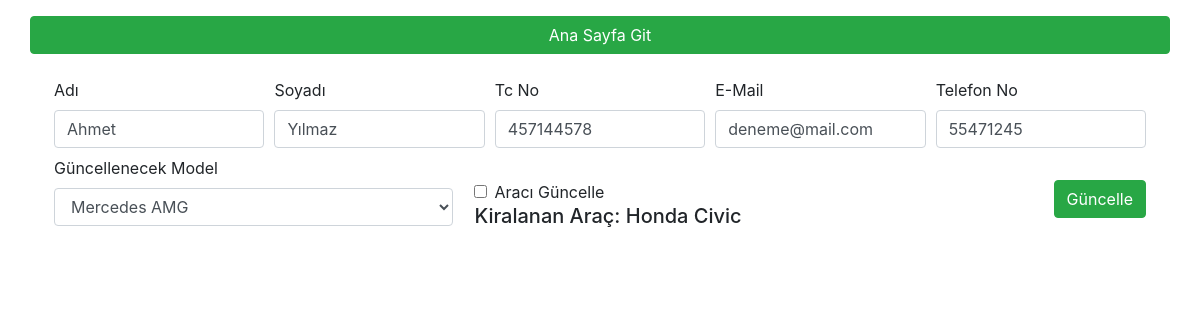
The app's page /php/guncelle_page.php?id=33 with its own data.
### tables this page shows
CREATE TABLE `musteriler` (
  `id` int NOT NULL AUTO_INCREMENT,
  `adi` varchar(140) NOT NULL,
  `soyadi` varchar(140) NOT NULL,
  `tc_no` int NOT NULL,
  `e_mail` varchar(140) NOT NULL,
  `tel_no` int NOT NULL,
  `kiralanan_model` varchar(240) NOT NULL,
  `tarih` timestamp NOT NULL DEFAULT CURRENT_TIMESTAMP,
  PRIMARY KEY (`id`)
);

### php/guncelle_page.php (the view, shortened to what this page needs)
<?php
$servername = "localhost";
$username = "root";
$password = "espn1997";
$dbname = "arac_kirala";
	$baglanti = new mysqli ($servername,$username,$password,$dbname);
?>
<?php
	$bul_araba = "SELECT * FROM arabalar ORDER BY arac_vin DESC";
	$kayit_araba = $baglanti->query($bul_araba);
?>
<?php
	$gelenid = $_GET["id"];
	$bul = "SELECT * FROM musteriler WHERE id = ".$gelenid;
	$kayit = $baglanti->query($bul);
	$sonuc=mysqli_fetch_assoc($kayit)
?>
<!doctype html>
<html lang="tr">
  <head>
    <link rel="stylesheet" href="https://cdn.jsdelivr.net/npm/bootstrap@4.6.1/dist/css/bootstrap.min.css">
	  <link
    rel="stylesheet"
    href="https://cdnjs.cloudflare.com/ajax/libs/animate.css/4.1.1/animate.min.css"
  />
  </head>
  <body>
<div class="container-fluid mt-3">
  <div class="col-md-12 justify-content-center">
	  <a href="index.php" style="text-decoration: none;"><button type="button" class="btn btn-success mt-3 btn-block">Ana Sayfa Git</button></a>
  <div class="row-md-12 d-flex justify-content-center p-3 m-2" id="musteri_kayit">
	  	<form method="post">
		  <div class="form-row">
			<div class="col">
			  <label for="UserName">Adı</label>
			  <input type="text" class="form-control" placeholder="UserName" id="UserName" name="user_name" value="<?php echo $sonuc["adi"]; ?>">
			</div>
			<div class="col">
			  <label for="LastName">Soyadı</label>
			  <input type="text" class="form-control" placeholder="LastName" id="LastName" name="last_name" value="<?php echo $sonuc["soyadi"]; ?>">
			</div>
			<div class="col">
			  <label for="IdentityNo">Tc No</label>
			  <input type="text" class="form-control" placeholder="IdentityNo" id="IdentityNo" name="identitiy_no" value="<?php echo $sonuc["tc_no"]; ?>">
			</div>
			<div class="col">
			  <label for="Email">E-Mail</label>
			  <input type="text" class="form-control" placeholder="Email" id="Email" name="e_mail" value="<?php echo $sonuc["e_mail"]; ?>">
			</div>
			<div class="col">
			  <label for="PhoneNo">Telefon No</label>
			  <input type="text" class="form-control" placeholder="PhoneNo" id="PhoneNo" name="phone_no" value="<?php echo $sonuc["tel_no"]; ?>">
			</div>
		  </div>
		  <div class="form-row mt-2">
			<div class="col">
				<label for="exampleFormControlSelect1">Güncellenecek Model</label>
				<select class="form-control" id="exampleFormControlSelect1" name="marka_model">
				  <?php while($sonucaraba=mysqli_fetch_assoc($kayit_araba)) { ?>
					  <option><?php echo $sonucaraba['arac_adi']."  ".$sonucaraba['model_adi']; ?></option>
				  <?php } ?>
				</select>
		  </div>
			<div class="form-col">
			   <div class="form-check mt-4 ml-3">
				  <input class="form-check-input" type="checkbox" id="check1" name="option1" value="something" >
				  <label class="form-check-label">Aracı Güncelle</label>
				</div>
				<h5 class="ml-3">Kiralanan Araç: <?php echo $sonuc["kiralanan_model"]; ?></h5>
			</div>
			 <div class="col mt-4">
				 <button type="submit" name="guncelle" class="btn btn-success float-right">Güncelle</button>
			 </div>
		</div>
		</form>
  </div>
  </div>
</div>
  </body>
</html>

### records on screen
musteriler: user_name "Ahmet", last_name "Yılmaz", identitiy_no "457144578", e_mail "deneme@mail.com", phone_no "55471245", kiralanan_model "Honda Civic"

### other values on screen
form field marka_model "Mercedes AMG"
